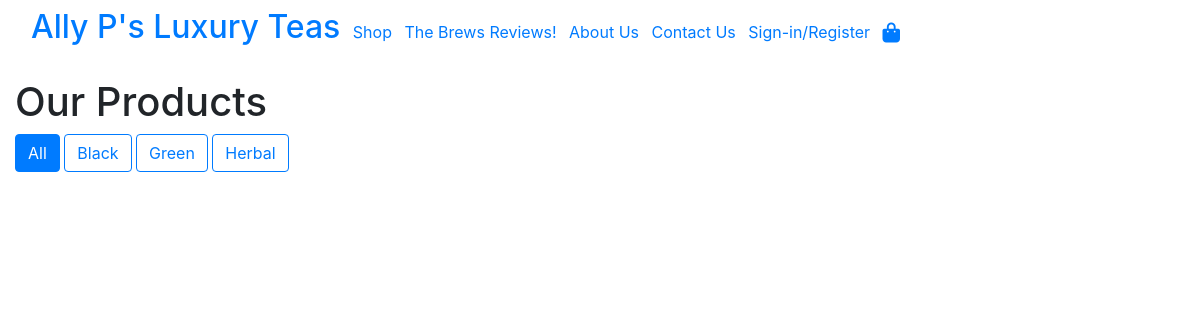
/shop/, run on an earlier commit of the app's database.
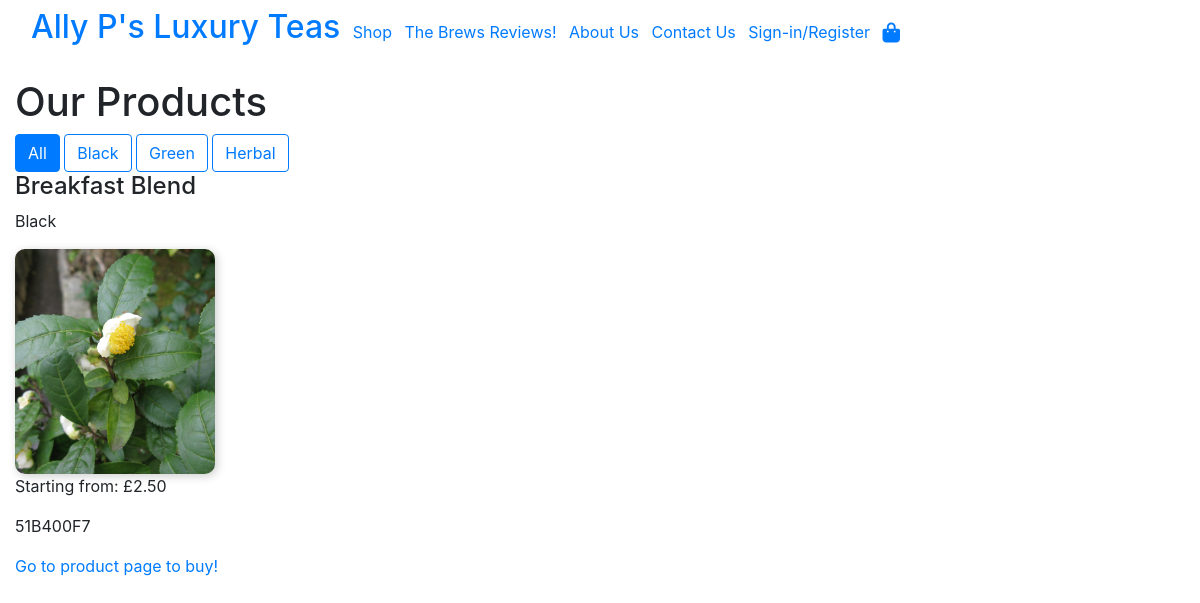
And on a later commit of the database.
### shop/models.py (models this page shows, shortened)
class Product(models.Model):
    TYPES = ((0, "Black"), (1, "Green"), (2, "Herbal"))
    name = models.CharField(max_length=65)
    sku = models.CharField(
        max_length=8,
        unique=True,
        default=generate_sku,
    )
    tea_type = models.IntegerField(choices=TYPES, default=0)
    base_price_number = models.DecimalField(max_digits=4, decimal_places=2)
    picture = models.ImageField(
        upload_to=product_image_upload_path,
        default='camellia-sinensis.jpg',
        blank=True,
    )

### shop/views.py (the view)
# urls.py: path("shop/", include("shop.urls")),
def shop(request):
    tea_type = request.GET.get("type")  # Get selected type from URL parameters
    if tea_type is not None:
        products = Product.objects.filter(tea_type=tea_type)
    else:
        products = Product.objects.all()  # Show all products if no filter
    tea_types = Product.TYPES  # Get available types from the model
    context = {
        'products': products,
        'tea_types': tea_types,
        'selected_type': tea_type,
    }
    return render(request, 'shop/shop.html', context)

### bag/contexts.py (called while the page is built, shortened)
def bag_contents(request):
    bag = request.session.get("bag", {})
    sample_product_id = request.session.get("sample_product_id")
    sample_added = bool(sample_product_id)
    bag_items = []
    total = 0
    total_items = 0
    total = round(total, 2)
    if total_items <= 1 and sample_added:
        sample_added = False
        request.session.pop("sample_product_id", None)
    context = {
        "bag_items": bag_items,
        "total_items": total_items,
        "total": total,
        "sample_added": sample_added,
        "sample_product": sample_product if sample_added else None,
    }
    return context

### shop/templates/shop/shop.html
{% extends "base.html" %}
{% block content %}
<div class="container-fluid">
<h1>Our Products</h1>
<div>
    <a href="{% url 'shop' %}" class="btn {% if not selected_type %}btn-primary{% else %}btn-outline-primary{% endif %}">
        All
    </a>
    {% for type_value, type_name in tea_types %}
        <a href="?type={{ type_value }}" class="btn {% if selected_type == type_value|stringformat:"s" %}btn-primary{% else %}btn-outline-primary{% endif %}">
            {{ type_name }}
        </a>
    {% endfor %}
</div>
<div class="row">
    {% for product in products %}
    <div class="product col-12 col-md-6 col-lg-4">
        <h4>{{ product.name }}</h4>
        <p>{{ product.get_tea_type_display }}</p>
        <img src="{{ product.picture.url }}" alt="{{ product.name }}" class="shop-img" width="200px" height="auto">
        <p>Starting from: £{{ product.base_price_number }}</p>
        <p>{{ product.sku }}</p>
        <a href="{% url 'product_detail' sku=product.sku %}">Go to product page to buy!</a>
    </div>
    {% endfor %}
</div>
</div>
{% endblock content %}

### templates/base.html (shortened to what this page needs)
{% load static %}
<!DOCTYPE html>
<html lang="en">
    <head>
        <link rel="stylesheet"
            href="https://cdn.jsdelivr.net/npm/bootstrap@4.6.0/dist/css/bootstrap.min.css" />
        <link rel="stylesheet" href="{% static 'css/base.css' %}" />
    </head>
    <body>
        <header>
            <nav class="navbar">
                <div class="container-fluid">
                    <ul class="list-inline">
                        <li class="list-inline-item">
                            <a href="{% url 'welcome' %}">
                                <h2>Ally P's Luxury Teas</h2>
                            </a>
                        </li>
                        <li class="list-inline-item">
                            <a href="{% url 'shop' %}">Shop</a>
                        </li>
                        <li class="list-inline-item">
                            <a href="">The Brews Reviews!</a>
                        </li>
                        <li class="list-inline-item">
                            <a href="">About Us</a>
                        </li>
                        <li class="list-inline-item">
                            <a href="">Contact Us</a>
                        </li>
                        <li class="list-inline-item">
                            {% if request.user.is_authenticated %}
                                <a href="{% url 'profile' %}">Your account</a>
                            {% else %}
                                <a href="{% url 'account_signup' %}">Sign-in/Register</a>
                            {% endif %}
                        </li>
                        <li class="list-inline-item">
                            <a href="{% url 'view_bag' %}"><i class="fas fa-shopping-bag fa-lg"></i></a>
                        </li>
                    </ul>
                </div>
            </nav>
        </header>
        {% block content %}
        {% endblock content %}
    </body>
</html>

### static/css/base.css (style rules this page uses)
.shop-img { border-radius: 10px; box-shadow: 2px 2px 10px rgba(0, 0, 0, 0.2); }

What changed in the data, as far as the page shows it:
added Product: name "Breakfast Blend", tea_type "Black", picture (picture), base_price_number "2.50", sku "51B400F7"
